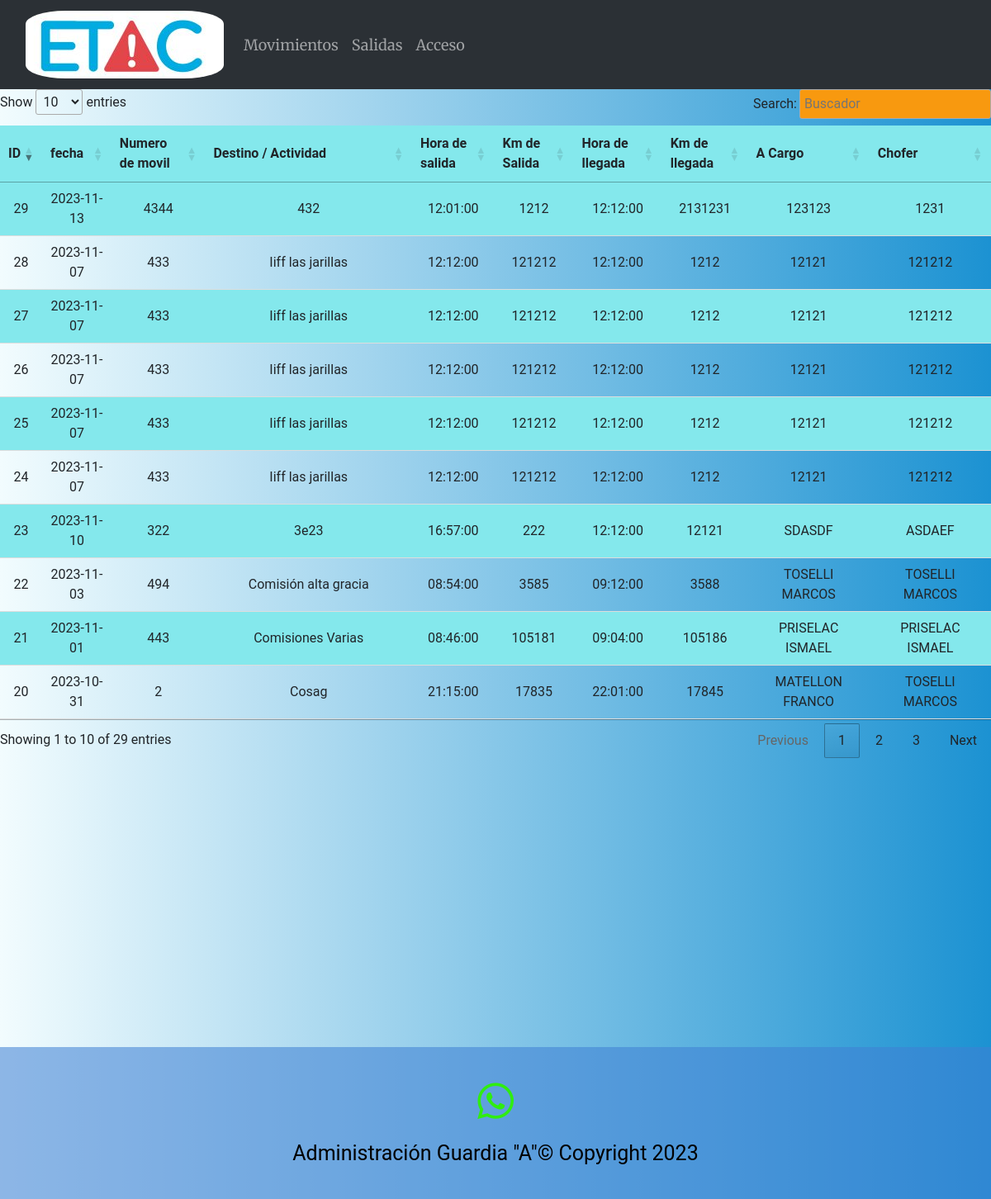
Page /movimientos on the committed database.
### main.py (models this page shows)
    class Movimientos_moviles(db.Model):
        __tablename__ = 'Movimientos_moviles'  # Agrega esta línea para especificar el nombre de la tabla en la base de datos
        id_movimiento = db.Column(db.Integer, primary_key=True)
        fecha = db.Column(db.Date)
        numero_movil = db.Column(db.Integer)
        destino = db.Column(db.String(1000))
        hora_salida = db.Column(db.Time)
        km_salida = db.Column(db.Integer)
        hora_llegada = db.Column(db.Time)
        km_llegada = db.Column(db.Integer)
        a_cargo = db.Column(db.String(50))
        chofer = db.Column(db.String(50))

### main.py (the view)
@app.route('/movimientos')
def movimientos():
    movimientos = Movimientos_moviles.query.order_by(Movimientos_moviles.id_movimiento).all()
    return render_template("movimientos.html", moviles=movimientos)

### templates/movimientos.html (shortened to what this page needs)
{% extends "base.html" %}
{% block content %}
{% if moviles %}
<table class="tabla_agentes" id="tablacarnet2" >
        <thead>
        <tr>
            <th>ID</th>
            <th>fecha</th>
            <th>Numero de movil</th>
            <th>Destino / Actividad</th>
            <th>Hora de salida</th>
            <th>Km de Salida</th>
            <th>Hora de llegada</th>
            <th>Km de llegada</th>
            <th>A Cargo</th>
            <th>Chofer</th>
        </tr>
        </thead>
    <tbody>
    {% for eco in moviles %}
    <tr>
            <td>{{ eco.id_movimiento }}</td>
            <td>{{ eco.fecha }}</td>
            <td>{{ eco.numero_movil }}</td>
            <td>{{ eco.destino }}</td>
            <td>{{ eco.hora_salida }}</td>
            <td>{{ eco.km_salida }}</td>
            <td>{{ eco.hora_llegada }}</td>
            <td>{{ eco.km_llegada }}</td>
            <td>{{ eco.a_cargo }}</td>
            <td>{{ eco.chofer }}</td>
        </tr>
    {% endfor %}
    </tbody>
</table>
{% else %}
<p>No hay movimientos registrados.</p>
{% endif %}
{% endblock %}

### static/style.css (style rules this page uses)
body { background: #1c92d2; background: -webkit-linear-gradient(to right, #f2fcfe, #1c92d2); background: linear-gradient(to right, #f2fcfe, #1c92d2); text-align:center; font-family:"Roboto"; }
table { width: 100%; border-collapse: collapse; margin-bottom: 20px; }
th { background-color: #f2f2f2; text-align: left; padding: 10px; }
td { padding: 10px; border-bottom: 1px solid #ddd; }
tr:nth-child(odd) { background-color: #84E8EC; }
.tabla_agentes th { background-color: #84E8EC; text-align: left; padding: 10px; }
.tabla_agentes td { padding: 10px; border-bottom: 1px solid #ddd; }
.tabla_agentes tr:nth-child(odd) { background-color: #84E8EC; }

### rows in the picture
Movimientos_moviles: id_movimiento "20", fecha "2023-10-31", numero_movil "2", destino "Cosag", hora_salida "21:15:00", km_salida "17835", hora_llegada "22:01:00", km_llegada "17845", a_cargo "MATELLON FRANCO", chofer "TOSELLI MARCOS"
Movimientos_moviles: id_movimiento "21", fecha "2023-11-01", numero_movil "443", destino "Comisiones Varias", hora_salida "08:46:00", km_salida "105181", hora_llegada "09:04:00", km_llegada "105186", a_cargo "PRISELAC ISMAEL", chofer "PRISELAC ISMAEL"
Movimientos_moviles: id_movimiento "22", fecha "2023-11-03", numero_movil "494", destino "Comisión alta gracia", hora_salida "08:54:00", km_salida "3585", hora_llegada "09:12:00", km_llegada "3588", a_cargo "TOSELLI MARCOS", chofer "TOSELLI MARCOS"
Movimientos_moviles: id_movimiento "23", fecha "2023-11-10", numero_movil "322", destino "3e23", hora_salida "16:57:00", km_salida "222", hora_llegada "12:12:00", km_llegada "12121", a_cargo "SDASDF", chofer "ASDAEF"
Movimientos_moviles: id_movimiento "24", fecha "2023-11-07", numero_movil "433", destino "Iiff las jarillas", hora_salida "12:12:00", km_salida "121212", hora_llegada "12:12:00", km_llegada "1212", a_cargo "12121", chofer "121212"
Movimientos_moviles: id_movimiento "25", fecha "2023-11-07", numero_movil "433", destino "Iiff las jarillas", hora_salida "12:12:00", km_salida "121212", hora_llegada "12:12:00", km_llegada "1212", a_cargo "12121", chofer "121212"
Movimientos_moviles: id_movimiento "26", fecha "2023-11-07", numero_movil "433", destino "Iiff las jarillas", hora_salida "12:12:00", km_salida "121212", hora_llegada "12:12:00", km_llegada "1212", a_cargo "12121", chofer "121212"
Movimientos_moviles: id_movimiento "27", fecha "2023-11-07", numero_movil "433", destino "Iiff las jarillas", hora_salida "12:12:00", km_salida "121212", hora_llegada "12:12:00", km_llegada "1212", a_cargo "12121", chofer "121212"
Movimientos_moviles: id_movimiento "28", fecha "2023-11-07", numero_movil "433", destino "Iiff las jarillas", hora_salida "12:12:00", km_salida "121212", hora_llegada "12:12:00", km_llegada "1212", a_cargo "12121", chofer "121212"
Movimientos_moviles: id_movimiento "29", fecha "2023-11-13", numero_movil "4344", destino "432", hora_salida "12:01:00", km_salida "1212", hora_llegada "12:12:00", km_llegada "2131231", a_cargo "123123", chofer "1231"
